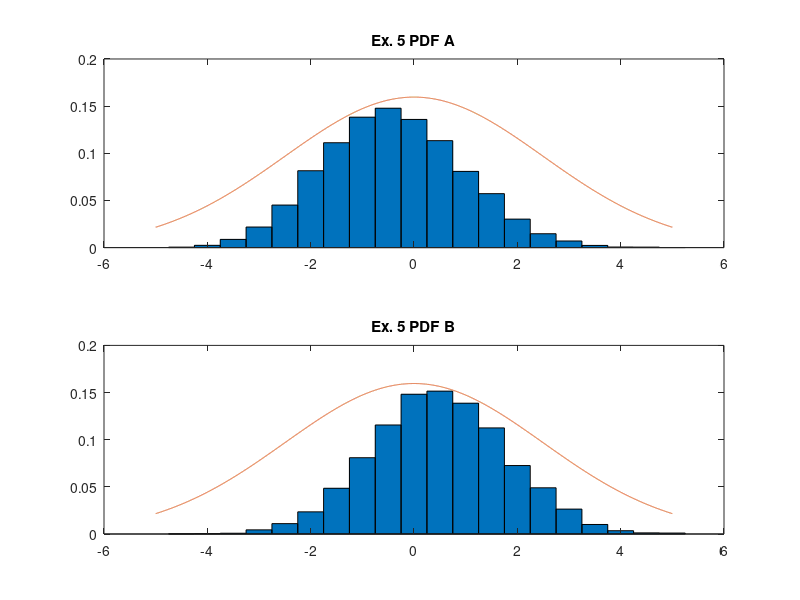

The MATLAB script that drew this image:
clear;
function samples = generateA(no_samples)
  a = -1; % left side of pdf
  b = 2;  % right side of pdf
  max_val = 0.5;
  samples = zeros(no_samples, 1);
  
  samples_ctr = 1;
  while samples_ctr <= no_samples
    x = a + (b-a) * rand(1,1);
    y = max_val * rand(1,1);
    
    if (x <= 0 && y <=0.5) || (x > 0 && y <= 0.25)
      samples(samples_ctr) = x;
      samples_ctr = samples_ctr + 1;
    endif
  endwhile
endfunction

function samples = generateB(no_samples)
  a = -1; % left side of pdf
  b = 1;  % right side of pdf
  max_val = 1;
  samples = zeros(no_samples, 1);
  
  samples_ctr = 1;
  while samples_ctr <= no_samples
    x = a + (b-a) * rand(1,1);
    y = max_val * rand(1,1);
    if (x <= 0 && y <= x*(-1)) || (x > 0 && y <= 0.5)
      samples(samples_ctr) = x;
      samples_ctr = samples_ctr + 1;
    endif
  endwhile
endfunction

N = 10000;
R = 16;

% Ex 5 PDF A
mean_A = 1/4;
std_dev_A = sqrt(37/48);

E = zeros(N, R);
for i=1:R
  E(:, i) = (generateA(N)-mean_A)/std_dev_A;
end

F = 1/4 * sum(E, 2);
F_hist = hist(F, 20);
F_hist = F_hist/sum(F_hist);

x = -5:0.001:5;
std_dev = 2.5;
mean = 0;
gaussian_vars = 1/(std_dev *sqrt(2*pi)) * exp(-1* (x-mean).^2/(2*std_dev^2));

% Plot histogram A and gaussian pdf
x_axis = -4.5:0.5:5;
subplot(2,1,1)
bar(x_axis, F_hist, 1.0);
hold on;
plot(x, gaussian_vars);
title("Ex. 5 PDF A");
hold off;

% Generate B
mean_B = -1/12;
std_dev_B = sqrt((5.0 / 12.0) - (1.0 / 144.0));

E2 = zeros(N, R);
for i=1:R
  E2(:, i) = (generateB(N)-mean_B)/std_dev_B;
end

F2 = 1/4 * sum(E2, 2);
F2_hist = hist(F2, 20);
F2_hist = F2_hist/sum(F2_hist);

% Plot histogram B and gaussian pdf
subplot(2,1,2)
bar(x_axis, F2_hist, 1.0);
hold on;
plot(x, gaussian_vars);
hold off;
title("Ex. 5 PDF B");
